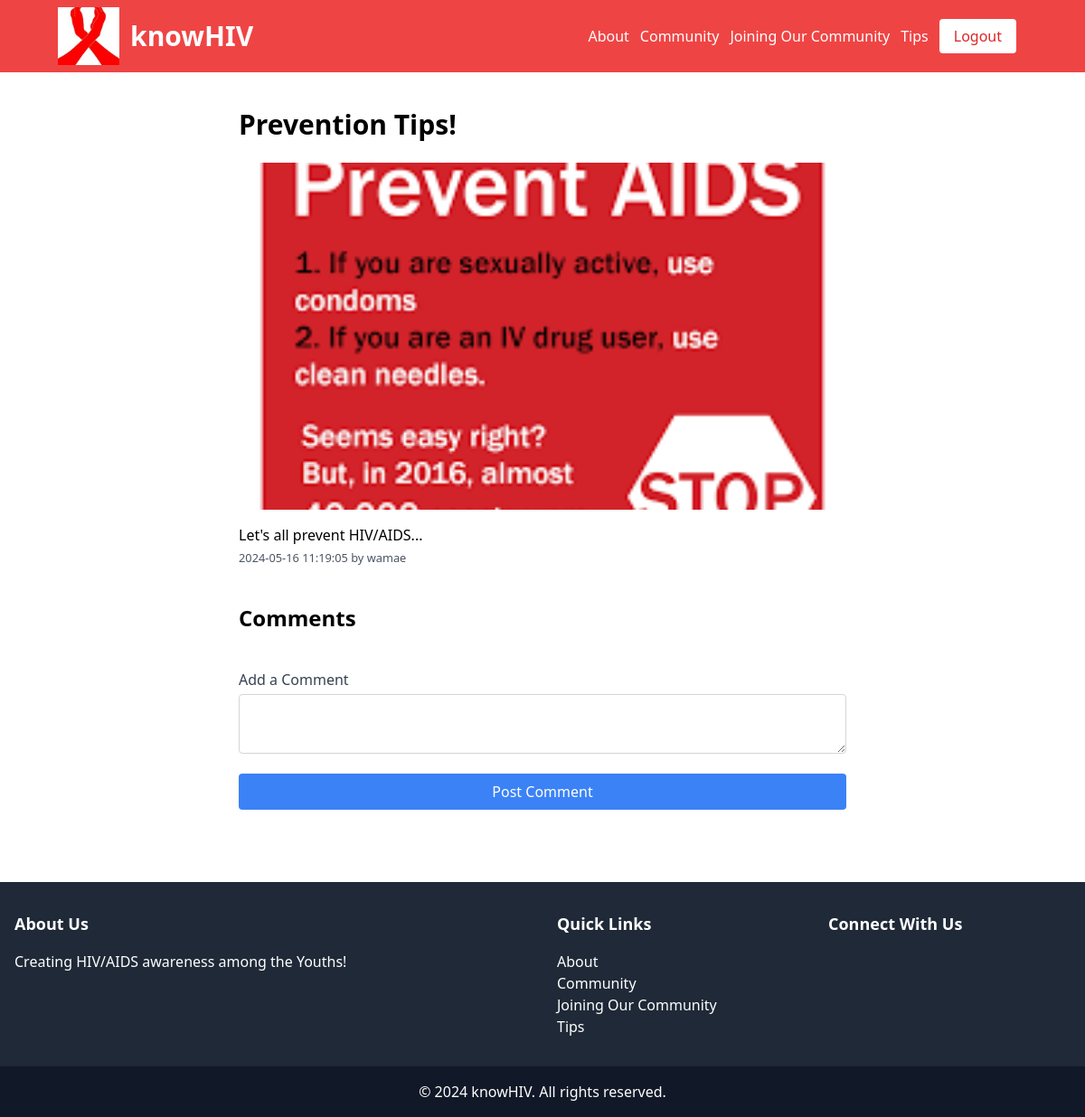
Page /view_post.php?id=11 (signed in) on the committed database.
### tables this page shows
CREATE TABLE IF NOT EXISTS posts (
    id INT AUTO_INCREMENT PRIMARY KEY,
    user_id INT NOT NULL,
    title VARCHAR(255) NOT NULL,
    content TEXT NOT NULL,
    image_url VARCHAR(255),
    created_at TIMESTAMP DEFAULT CURRENT_TIMESTAMP,
    FOREIGN KEY (user_id) REFERENCES users(id)
);

CREATE TABLE IF NOT EXISTS users (
    id INT AUTO_INCREMENT PRIMARY KEY,
    username VARCHAR(50) NOT NULL UNIQUE,
    email VARCHAR(100) NOT NULL UNIQUE,
    password VARCHAR(255) NOT NULL,
    created_at TIMESTAMP DEFAULT CURRENT_TIMESTAMP,
    profile_pic VARCHAR(255),
    reset_token VARCHAR(255),
    reset_token_expire DATETIME
);

### view_post.php (the view, shortened to what this page needs)
<?php
include 'config/db.php';
$post_id = $_GET['id'];
$stmt = $conn->prepare("SELECT p.title, p.content, p.image_url, p.created_at, u.username FROM posts p JOIN users u ON p.user_id = u.id WHERE p.id = ?");
$stmt->bind_param("i", $post_id);
$stmt->execute();
$stmt->bind_result($title, $content, $image_url, $created_at, $username);
?>
<!DOCTYPE html>
<html>
<head>
    <link href="https://cdn.jsdelivr.net/npm/tailwindcss@2.0.4/dist/tailwind.min.css" rel="stylesheet">
</head>
<body>
<?php include 'includes/header.php'; ?>
<div class="max-w-2xl mx-auto mt-10">
    <h1 class="text-3xl font-bold mb-6"><?php echo htmlspecialchars($title); ?></h1>
    <?php if ($image_url): ?>
            <img src="<?php echo htmlspecialchars($image_url); ?>" alt="Post Image" class="mb-4 h-96 w-full object-cover">
    <?php endif; ?>
    <p><?php echo nl2br(htmlspecialchars($content)); ?></p>
    <small class="text-gray-600"><?php echo $created_at; ?> by <?php echo htmlspecialchars($username); ?></small>
    <div class="mt-10">
        <h2 class="text-2xl font-bold mb-4">Comments</h2>
    </div>
    <form action="view_post.php?id=<?php echo $post_id; ?>" method="post" class="mt-10">
        <div class="mb-4">
            <label class="block text-gray-700">Add a Comment</label>
            <textarea name="content" class="w-full p-2 border border-gray-300 rounded mt-1" required></textarea>
        </div>
        <button type="submit" class="w-full bg-blue-500 text-white p-2 rounded">Post Comment</button>
    </form>
</div>
<?php include 'includes/footer.php'; ?>
</body>
</html>

### rows in the picture
posts: title "Prevention Tips!", image_url (picture), content "Let's all prevent HIV/AIDS...", created_at "2024-05-16 11:19:05", user.username "wamae"
